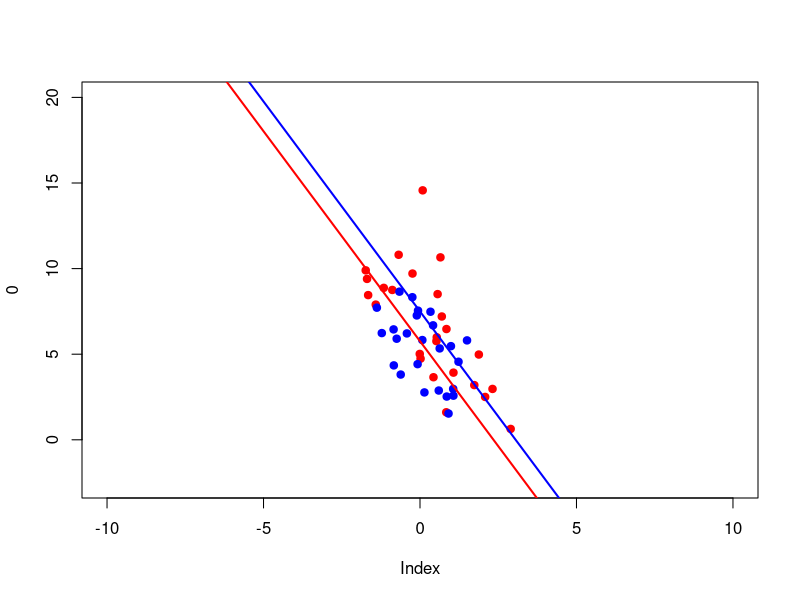
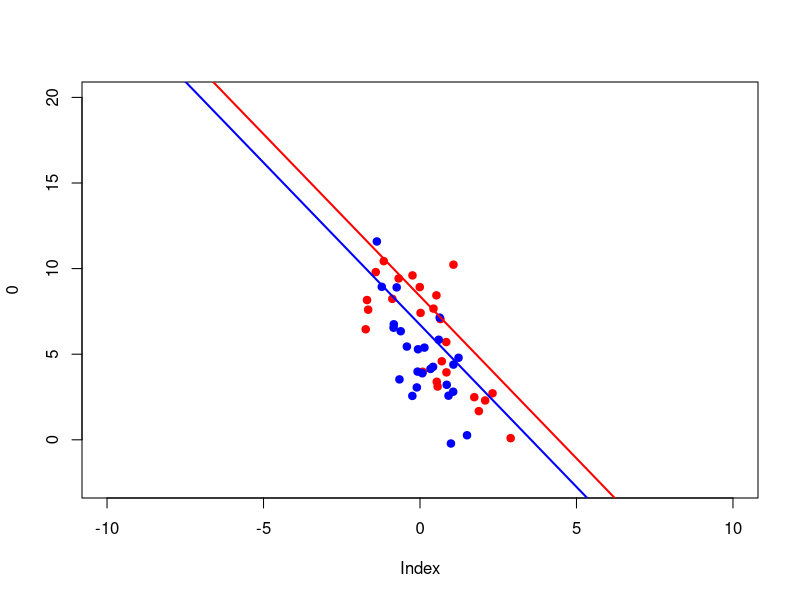
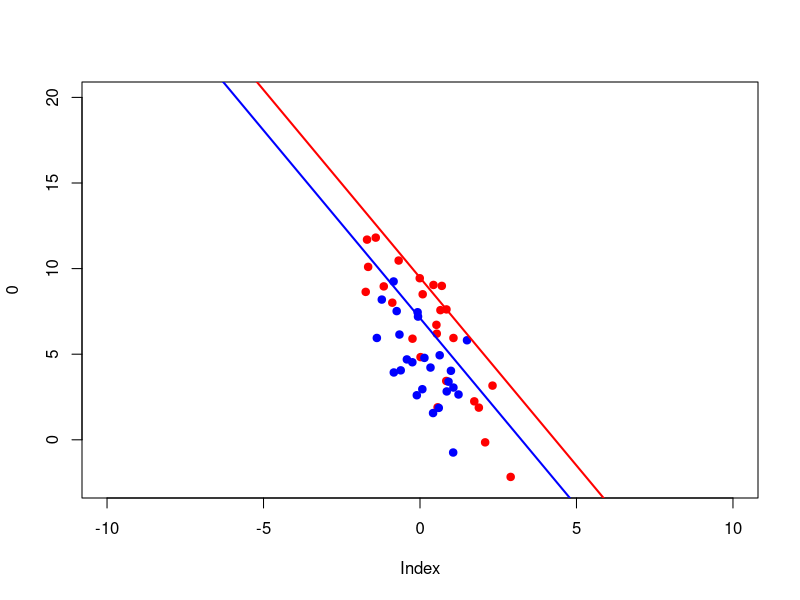
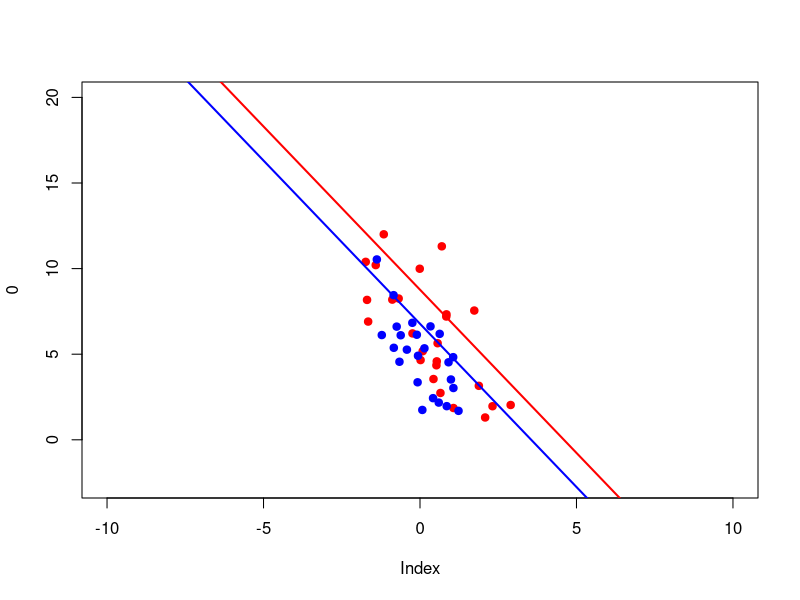
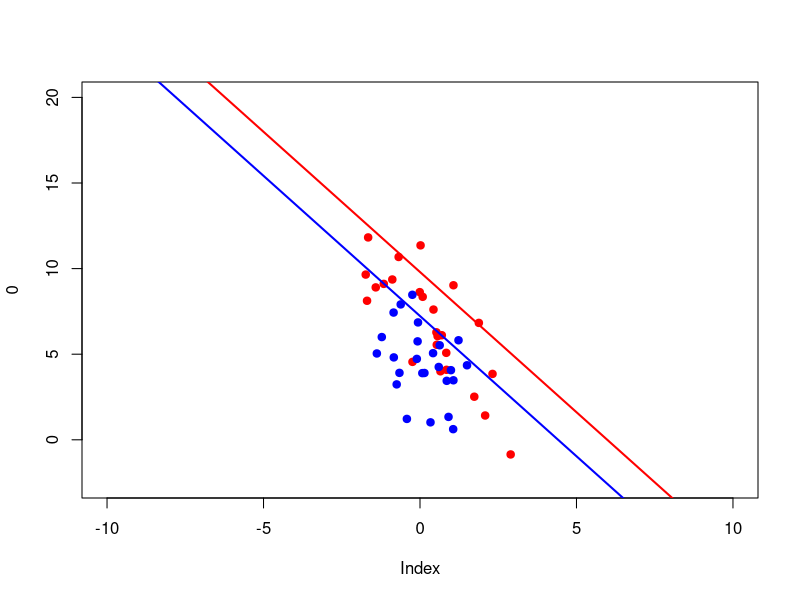
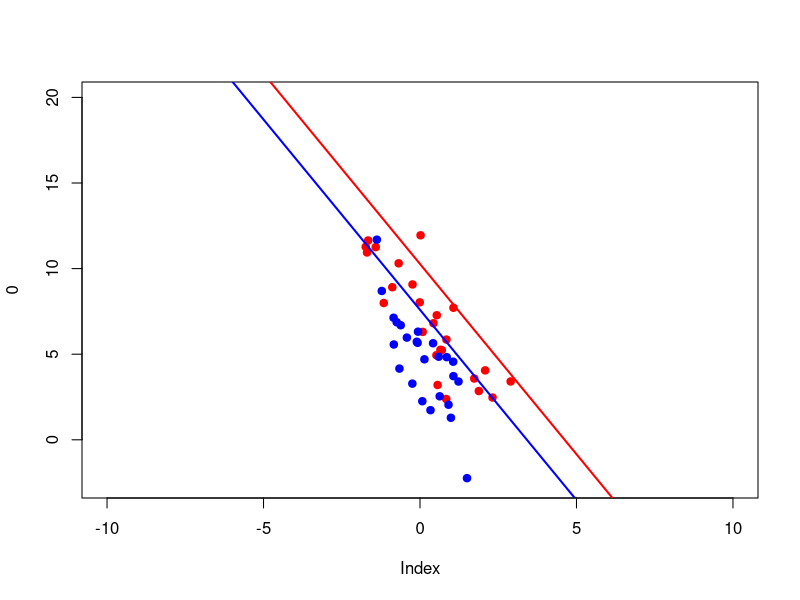
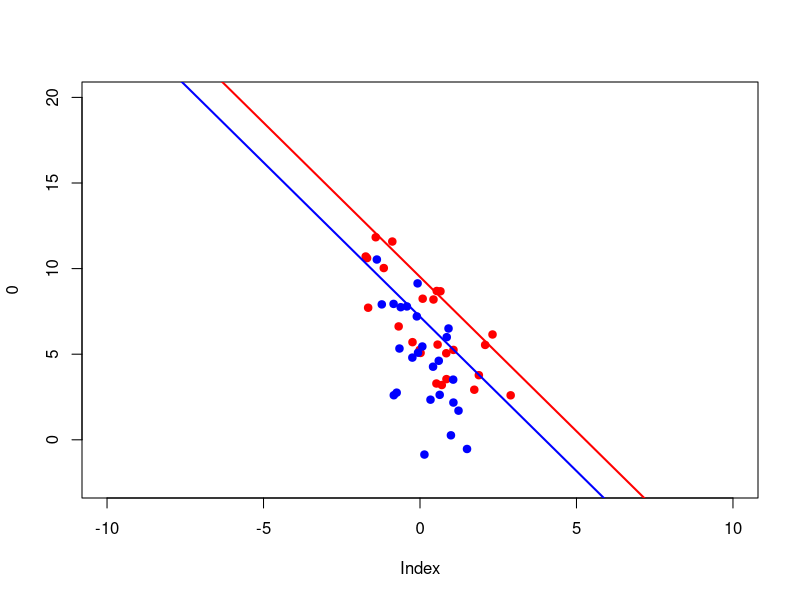
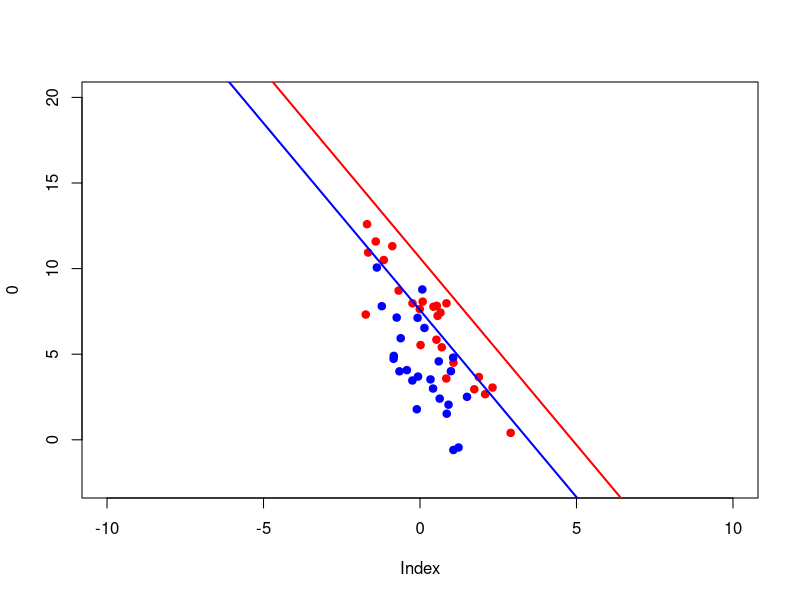

Source code (R) for these figures, in order:
#simulando alguns modelos:
#modelo de regressão linear multipla.
#y= \beta_0 + \beta_1 X + \beta_2 1_A + \epsilon (1_A é uma funcao indicadora do grupo A)
#se grupo = A => y= \beta_0 + \beta_1 X + \beta_2
#se grupo = A^c => \beta_0 + \beta_1 X
#H_0: \beta_0=\beta_1=\beta_2=...=\beta_p = 0.
#H_1: pelo menos um \beta_i \not = 0. i= 1,2,3,...,p.
n <- 50
grupo <- rep(c("A","B"),each=n/2)
x <- rnorm(n)
epsilon <- rnorm(n,0,2)
y <- 5 - 2*x + 2*(grupo=="A") + epsilon

mL <- lm(y ~ x + grupo)

plot(0,type="n",xlim=c(-10,10),ylim=c(-2.5,20))
points(x=x[grupo=="A"],y=y[grupo=="A"],col="red",cex=1,pch=19)
points(x[grupo=="B"],y[grupo=="B"],col="blue",cex=1,pch=19)
abline(7.496-1.737,b=-2.453,col="red",lwd=2)
abline(7.496,b=-2.453,col="blue",lwd=2)

mL

summary(mL)$sigma

summary(mL)$fstatistic

1-pf(37.3028,2.0000,47.0000)

estimador.denovo <- function(n=50,x)
{
  grupo <- rep(c("A","B"),each=n/2)
  epsilon <- rnorm(n,0,2)
  y <- 5 - 2*x + 2*(grupo=="A") + epsilon
  
  mL <- lm(y ~ x + grupo)
  
  coeficientes <- mL$coefficients
  
  plot(0,type="n",xlim=c(-10,10),ylim=c(-2.5,20))
  points(x=x[grupo=="A"],y=y[grupo=="A"],col="red",cex=1,pch=19)
  points(x[grupo=="B"],y[grupo=="B"],col="blue",cex=1,pch=19)
  abline(coeficientes[1]-coeficientes[3],b=coeficientes[2],col="red",lwd=2)
  abline(coeficientes[1],b=coeficientes[2],col="blue",lwd=2)
  
  sumario <- summary(mL)
  
  estat.f <- sumario$fstatistic[1]
  
  resultados <- c(coeficientes,sumario$sigma,
                  estat.f)
  
  return(resultados)
}

valores <- replicate(1e3,estimador.denovo(x=x))
valores <- t(valores)

plota.estimados2 <- function(valores)
{
  par(mfrow=c(2,3))
  
  hist(valores[,1],freq=F,main="beta0")
  lines(density(valores[,1]),col="blue",lwd=2)
  abline(v=mean(valores[,1]),col="red",lty=2,lwd=3.5)
  print(quantile(valores[,1],probs=c(0.05,0.95)))
  
  hist(valores[,2],freq=F,main="beta1")
  lines(density(valores[,2]),col="blue",lwd=2)
  abline(v=mean(valores[,2]),col="red",lty=2,lwd=3.5)
  print(quantile(valores[,2],probs=c(0.05,0.95)))
  
  hist(valores[,3],freq=F,main="grupoA")
  lines(density(valores[,3]),col="blue",lwd=2)
  abline(v=mean(valores[,3]),col="red",lty=2,lwd=3.5)
  print(quantile(valores[,3],probs=c(0.05,0.95)))
  
  hist(valores[,4],freq=F,main="sigma")
  lines(density(valores[,4]),col="blue",lwd=2)
  abline(v=mean(valores[,4]),col="red",lty=2,lwd=3.5)
  print(quantile(valores[,4],probs=c(0.05,0.95)))
  
  hist(valores[,5],freq=F,main="estatística")
  lines(density(valores[,5]),col="blue",lwd=2)
  abline(v=mean(valores[,5]),col="red",lty=2,lwd=3.5)
  print(quantile(valores[,5],probs=c(0.05,0.95)))
}
plota.estimados2(valores)
#repetindo tudo para \beta_1 = \beta_2 =0
estimador.denovo2 <- function()
{
  n <- 50
  epsilon <- rnorm(n,0,2)
  y <- 5 + epsilon
  mL <- lm(y ~ x + grupo)
  
  coeficientes <- mL$coefficients
  
  sumario <- summary(mL)
  
  estat.f <- sumario$fstatistic[1]
  
  resultados <- c(coeficientes,sumario$sigma,
                  estat.f)
  
  return(resultados)
}

resultados2 <- replicate(1e3,estimador.denovo2())

resultados2 <- t(resultados2)

plota.estimados2(resultados2)

#busca de raizes, por metodo de Newton Raphson.

f <- function(x) x^2 -4

newtonrap <- function(y,x0,func,f.linha,epsilon=1e-9)
{
  ultimoy <- y
  ultimox <- x0
  verifica <- FALSE
  contador <- 0
  while(!verifica)
  {
    atualx <- ultimox - func(ultimox)/f.linha(ultimox)
    atualy <- func(atualx)
    verifica <- abs(atualy - ultimoy)< epsilon
    ultimoy <- atualy
    ultimox <- atualx
    contador <- contador + 1
  }
  print(paste0("número de contagens:",contador))
  return(atualx)
}
newtonrap(0,-1,f,function(x) 2*x)
